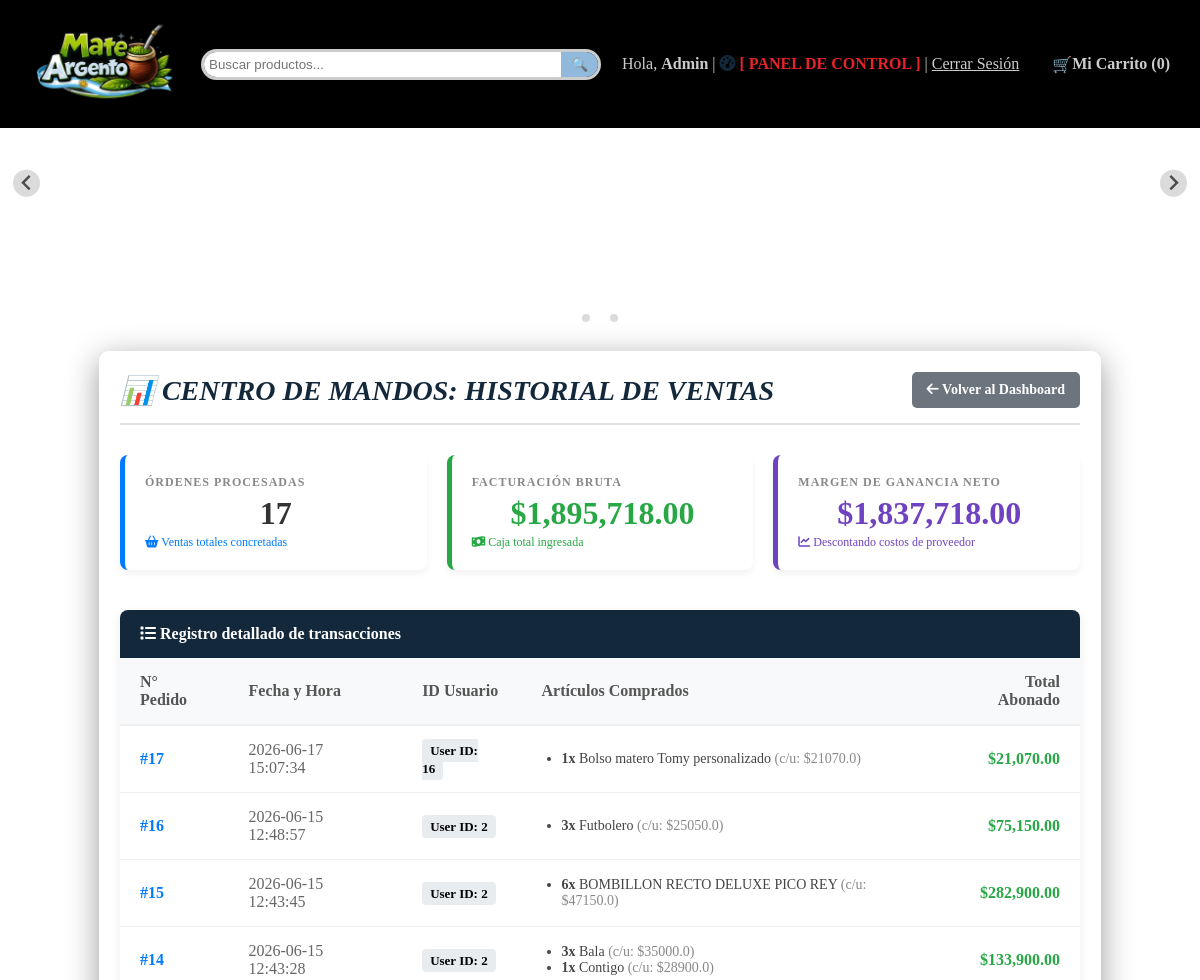
/admin/ventas (signed in, upper part), run on an earlier commit of the app's database.
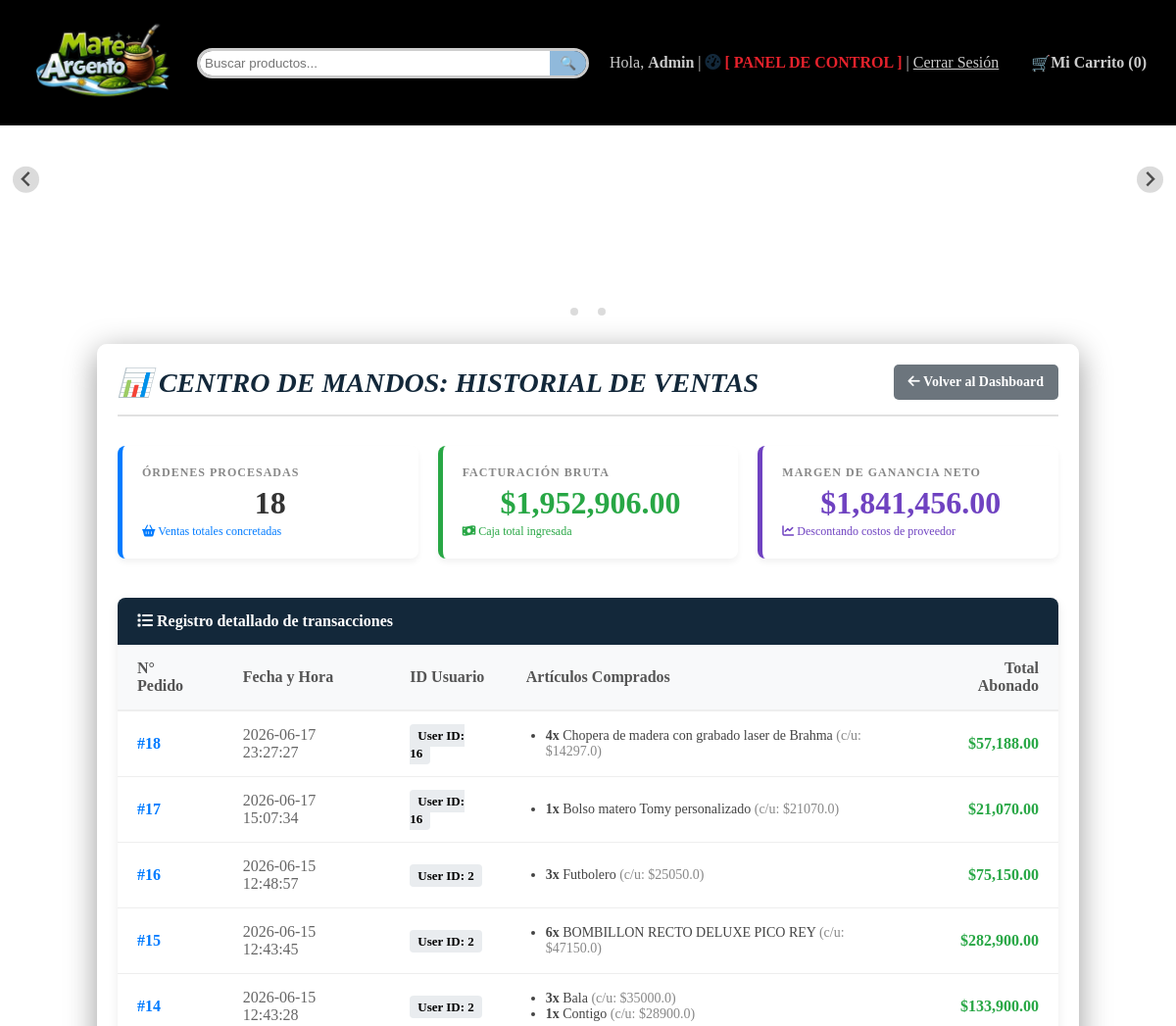
And on a later commit of the database.
### app.py (models this page shows, shortened)
class Venta(db.Model):
    __tablename__ = 'ventas'
    id = db.Column(db.Integer, primary_key=True)
    usuario_id = db.Column(db.Integer, db.ForeignKey('usuario.id'), nullable=False) # Relación con tu usuario
    fecha = db.Column(db.String(20), nullable=False, default=lambda: datetime.now().strftime('%Y-%m-%d %H:%M:%S'))
    total = db.Column(db.Float, nullable=False)
    estado = db.Column(db.String(20), default='Completado')
    detalles = db.relationship('DetalleVenta', backref='venta', lazy=True)

class DetalleVenta(db.Model):
    __tablename__ = 'detalles_ventas'
    id = db.Column(db.Integer, primary_key=True)
    venta_id = db.Column(db.Integer, db.ForeignKey('ventas.id'), nullable=False)
    producto_id = db.Column(db.Integer, db.ForeignKey('producto.id'), nullable=False)
    cantidad = db.Column(db.Integer, nullable=False)
    precio_unitario = db.Column(db.Float, nullable=False)
    producto = db.relationship('Producto')

class Producto(db.Model):
    id = db.Column(db.Integer, primary_key=True)
    nombre = db.Column(db.String(100), nullable=False)
    categoria = db.Column(db.String(50))
    precio = db.Column(db.Float, nullable=False)
    precio_costo = db.Column(db.Float, nullable=False, default=0.0)
    descripcion = db.Column(db.Text)
    imagen = db.Column(db.String(100))
    stock = db.Column(db.Integer, default=0)

### app.py (the view)
@app.route('/admin/ventas')
@requiere_nivel(10) # Al igual que el dashboard, solo entra el Admin absoluto
def lista_ventas():
    ventas_totales = Venta.query.order_by(Venta.id.desc()).all()
    ingresos_brutos = 0.0
    costos_totales = 0.0
    ganancia_neta = 0.0
    for v in ventas_totales:
        ingresos_brutos += v.total
        for detalle in v.detalles:
            costo_unitario = detalle.producto.precio_costo if detalle.producto.precio_costo else 0.0
            costos_totales += (costo_unitario * detalle.cantidad)
    ganancia_neta = ingresos_brutos - costos_totales
    return render_template(
        'admin_ventas.html',
        ventas=ventas_totales,
        ingresos=ingresos_brutos,
        ganancia=ganancia_neta,
        cantidad_pedidos=len(ventas_totales)
    )

### app.py (called while the page is built, shortened)
@app.context_processor
def inject_categorias():
    return dict(todas_las_categorias=CATEGORIAS_DATA)

def requiere_nivel(nivel_minimo):
    def decorator(f):
        @wraps(f)
        def decorated_function(*args, **kwargs):
            rol_usuario = session.get('usuario_rol', 'cliente')
            nivel_usuario = NIVELES_ACCESO.get(rol_usuario, 1)
            if nivel_usuario < nivel_minimo:
                flash("No tenés permisos suficientes para realizar esta acción.", "danger")
                return redirect(url_for('inicio'))
            return f(*args, **kwargs)
        return decorated_function
    return decorator

@app.context_processor
def procesar_carrito():
    mi_carrito = Carrito(session)
    items, total, unidades = mi_carrito.obtener_datos(Producto)
    return dict(carrito_html=items, total_carrito=total, total_unidades=unidades)

    def obtener_datos(self, modelo_producto):
        carrito_dict = self.session.get('carrito', {})
        productos_reales = []
        total_general = 0
        total_unidades = 0  # <--- Nueva variable
        return productos_reales, total_general, total_unidades

### templates/admin_ventas.html (shortened to what the changed rows need)
<!DOCTYPE html>
<html>
<head>
</head>
{% extends 'base.html' %}
{% block content %}
<br>
<div class="contenedor-padre4">
    <div style="display: flex; justify-content: space-between; align-items: center; margin-bottom: 30px; border-bottom: 2px solid #e1e1e1; padding-bottom: 15px;">
        <h2 style="color: #13283A; margin: 0; font-size: 28px;">📊 Centro de Mandos: Historial de Ventas</h2>
    </div>
    <div style="display: grid; grid-template-columns: repeat(auto-fit, minmax(280px, 1fr)); gap: 20px; margin-bottom: 40px;">
        <div style="background: white; border-left: 5px solid #007bff; padding: 20px; border-radius: 8px; box-shadow: 0 4px 6px rgba(0,0,0,0.05);">
            <p style="margin: 0; color: #888; text-transform: uppercase; font-size: 12px; font-weight: bold; letter-spacing: 1px;">Órdenes Procesadas</p>
            <h3 style="margin: 5px 0 0 0; color: #333; font-size: 32px;">{{ cantidad_pedidos }}</h3>
            <span style="font-size: 12px; color: #007bff;"><i class="fas fa-shopping-basket"></i> Ventas totales concretadas</span>
        </div>
        <div style="background: white; border-left: 5px solid #28a745; padding: 20px; border-radius: 8px; box-shadow: 0 4px 6px rgba(0,0,0,0.05);">
            <p style="margin: 0; color: #888; text-transform: uppercase; font-size: 12px; font-weight: bold; letter-spacing: 1px;">Facturación Bruta</p>
            <h3 style="margin: 5px 0 0 0; color: #28a745; font-size: 32px;">${{ "{:,.2f}".format(ingresos) }}</h3>
            <span style="font-size: 12px; color: #28a745;"><i class="fas fa-money-bill-wave"></i> Caja total ingresada</span>
        </div>
        <div style="background: white; border-left: 5px solid #6f42c1; padding: 20px; border-radius: 8px; box-shadow: 0 4px 6px rgba(0,0,0,0.05);">
            <p style="margin: 0; color: #888; text-transform: uppercase; font-size: 12px; font-weight: bold; letter-spacing: 1px;">Margen de Ganancia Neto</p>
            <h3 style="margin: 5px 0 0 0; color: #6f42c1; font-size: 32px;">${{ "{:,.2f}".format(ganancia) }}</h3>
            <span style="font-size: 12px; color: #6f42c1;"><i class="fas fa-chart-line"></i> Descontando costos de proveedor</span>
        </div>
    </div>
    <div style="background: white; border-radius: 8px; box-shadow: 0 4px 12px rgba(0,0,0,0.08); overflow: hidden;">
        <table style="width: 100%; border-collapse: collapse; text-align: left;">
            <thead>
                <tr style="background-color: #f8f9fa; border-bottom: 2px solid #eee;">
                    <th style="padding: 15px 20px; color: #555;">N° Pedido</th>
                    <th style="padding: 15px 20px; color: #555;">Fecha y Hora</th>
                    <th style="padding: 15px 20px; color: #555;">ID Usuario</th>
                    <th style="padding: 15px 20px; color: #555;">Artículos Comprados</th>
                    <th style="padding: 15px 20px; color: #555; text-align: right;">Total Abonado</th>
                </tr>
            </thead>
            <tbody>
                {% if ventas %}
                    {% for v in ventas %}
                    <tr style="border-bottom: 1px solid #eee; transition: background 0.2s;" onmouseover="this.style.backgroundColor='#fdfdfd'" onmouseout="this.style.backgroundColor='transparent'">
                        <td style="padding: 15px 20px; font-weight: bold; color: #007bff;">#{{ v.id }}</td>
                        <td style="padding: 15px 20px; color: #666;">{{ v.fecha }}</td>
                        <td style="padding: 15px 20px;"><span style="background: #e9ecef; padding: 4px 8px; border-radius: 4px; font-size: 13px; font-weight: bold;">User ID: {{ v.usuario_id }}</span></td>
                        <td style="padding: 15px 20px;">
                            <ul style="margin: 0; padding-left: 20px; font-size: 14px; color: #444;">
                                {% for d in v.detalles %}
                                <li><strong>{{ d.cantidad }}x</strong> {{ d.producto.nombre }} <span style="color: #888;">(c/u: ${{ d.precio_unitario }})</span></li>
                                {% endfor %}
                            </ul>
                        </td>
                        <td style="padding: 15px 20px; text-align: right; font-weight: bold; color: #28a745; font-size: 16px;">
                            ${{ "{:,.2f}".format(v.total) }}
                        </td>
                    </tr>
                    {% endfor %}
                {% else %}
                    <tr>
                        <td colspan="5" style="padding: 40px; text-align: center; color: #999; font-style: italic;">
                            <i class="fas fa-info-circle" style="font-size: 24px; margin-bottom: 10px; display: block;"></i> No se registran ventas realizadas todavía en la plataforma.
                        </td>
                    </tr>
                {% endif %}
            </tbody>
        </table>
    </div>
    {% endblock %}

What changed in the data, as far as the page shows it:
added Venta: id "18", fecha "2026-06-17 23:27:27", usuario_id "16", total "57,188.00"
added DetalleVenta: cantidad "4", producto.nombre "Chopera de madera con grabado laser de Brahma", precio_unitario "14297.0", shown under "18"
Also different on the page:
{{ cantidad_pedidos }}: "17" → "18"
{{ "{:,.2f}".format(ingresos) }}: "1,895,718.00" → "1,952,906.00"
{{ "{:,.2f}".format(ganancia) }}: "1,837,718.00" → "1,841,456.00"
